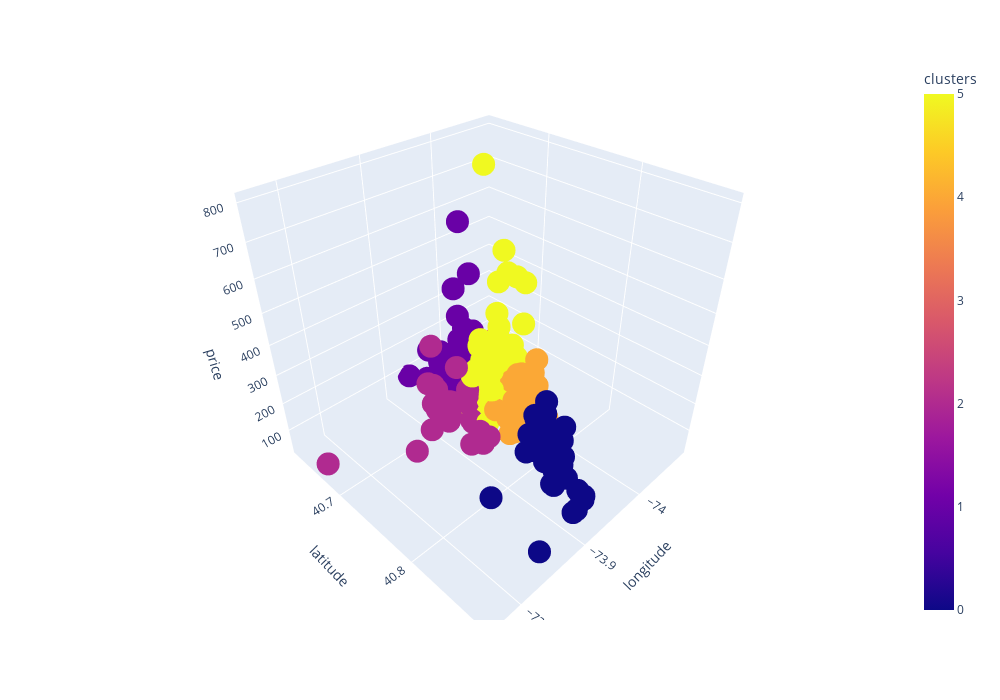

The notebook cell this image was saved under:
### Markdown cell above
Создаём интерактивный график:

### Code cell
# передаём датафрейм и поля, которые нужно использовать для осей абсцисс, ординат и аппликат
# в значение color передаём номера кластеров
fig = px.scatter_3d(
    data_frame=df, 
    x = 'longitude', 
    y = 'latitude', 
    z = 'price', 
    color='clusters', 
    width=1000,
    height=700
)

#отображаем график
fig.show()

### Figure 1 — Plotly figure (JSON) as saved in the notebook; plotly's stock layout.template omitted (floating-point values rounded to 4 significant figures; data arrays with more than 128 entries replaced by an {"elided": "..."} marker saying what was removed)
{"data": [{"hovertemplate": "longitude=%{x}<br>latitude=%{y}<br>price=%{z}<br>clusters=%{marker.color}<extra></extra>", "legendgroup": "", "marker": {"color": {"elided": "350 int values"}, "coloraxis": "coloraxis", "symbol": "circle"}, "mode": "markers", "name": "", "scene": "scene", "showlegend": false, "type": "scatter3d", "x": {"elided": "350 float values"}, "y": {"elided": "350 float values"}, "z": {"elided": "350 int values"}}], "layout": {"coloraxis": {"colorbar": {"title": {"text": "clusters"}}, "colorscale": [[0, "#0d0887"], [0.1111, "#46039f"], [0.2222, "#7201a8"], [0.3333, "#9c179e"], [0.4444, "#bd3786"], [0.5556, "#d8576b"], [0.6667, "#ed7953"], [0.7778, "#fb9f3a"], [0.8889, "#fdca26"], [1, "#f0f921"]]}, "height": 700, "legend": {"tracegroupgap": 0}, "margin": {"t": 60}, "scene": {"domain": {"x": [0, 1], "y": [0, 1]}, "xaxis": {"title": {"text": "longitude"}}, "yaxis": {"title": {"text": "latitude"}}, "zaxis": {"title": {"text": "price"}}}, "width": 1000}}
